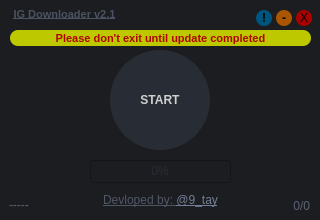
<?xml version="1.0" encoding="UTF-8"?>
<ui version="4.0">
 <class>Form</class>
 <widget class="QWidget" name="Form">
  <property name="geometry">
   <rect>
    <x>0</x>
    <y>0</y>
    <width>320</width>
    <height>220</height>
   </rect>
  </property>
  <property name="minimumSize">
   <size>
    <width>320</width>
    <height>220</height>
   </size>
  </property>
  <property name="maximumSize">
   <size>
    <width>320</width>
    <height>220</height>
   </size>
  </property>
  <property name="font">
   <font/>
  </property>
  <property name="windowTitle">
   <string/>
  </property>
  <property name="styleSheet">
   <string notr="true">QToolTip {
  background-color: #148CD2;
  border: 1px solid #19232D;
  color: #C6C8D1;
  padding: 0px;
}</string>
  </property>
  <widget class="QFrame" name="bg">
   <property name="geometry">
    <rect>
     <x>0</x>
     <y>0</y>
     <width>320</width>
     <height>220</height>
    </rect>
   </property>
   <property name="maximumSize">
    <size>
     <width>320</width>
     <height>220</height>
    </size>
   </property>
   <property name="styleSheet">
    <string notr="true">background-color: rgb(28, 29, 32);</string>
   </property>
   <property name="frameShape">
    <enum>QFrame::NoFrame</enum>
   </property>
   <property name="frameShadow">
    <enum>QFrame::Raised</enum>
   </property>
   <widget class="QToolButton" name="btn_run">
    <property name="geometry">
     <rect>
      <x>110</x>
      <y>50</y>
      <width>100</width>
      <height>100</height>
     </rect>
    </property>
    <property name="font">
     <font>
      <bold>true</bold>
     </font>
    </property>
    <property name="styleSheet">
     <string notr="true">QToolButton {
border-radius: 50;
color: rgb(208, 208, 208);
background-color: rgb(40, 44, 52);
 }

QToolButton::hover
{
    background-color: rgb(64, 70, 83);
}

QToolButton::checked
{
    background-color: rgb(85, 170, 127);
	color: rgb(149, 0, 0);
}
QToolButton::checked::hover
{
    background-color: rgb(0, 211, 102);
	color: rgb(170, 0, 0);
}</string>
    </property>
    <property name="text">
     <string>START</string>
    </property>
    <property name="checkable">
     <bool>true</bool>
    </property>
   </widget>
   <widget class="QLabel" name="lbl_dev">
    <property name="geometry">
     <rect>
      <x>-20</x>
      <y>190</y>
      <width>361</width>
      <height>20</height>
     </rect>
    </property>
    <property name="font">
     <font>
      <italic>false</italic>
      <bold>false</bold>
      <underline>true</underline>
     </font>
    </property>
    <property name="toolTip">
     <string>Follow Me!</string>
    </property>
    <property name="styleSheet">
     <string notr="true">QLabel {
color: rgb(78, 86, 102);
}</string>
    </property>
    <property name="text">
     <string>&lt;html&gt;&lt;head/&gt;&lt;body&gt;&lt;p&gt;Devloped by: &lt;a href=&quot;https://www.instagram.com/9_tay&quot;&gt;&lt;span style=&quot; text-decoration: underline; color:#737f96;&quot;&gt;@9_tay&lt;/span&gt;&lt;/a&gt;&lt;/p&gt;&lt;/body&gt;&lt;/html&gt;</string>
    </property>
    <property name="textFormat">
     <enum>Qt::AutoText</enum>
    </property>
    <property name="scaledContents">
     <bool>true</bool>
    </property>
    <property name="alignment">
     <set>Qt::AlignCenter</set>
    </property>
    <property name="openExternalLinks">
     <bool>true</bool>
    </property>
   </widget>
   <widget class="QToolButton" name="btn_exit">
    <property name="geometry">
     <rect>
      <x>296</x>
      <y>10</y>
      <width>16</width>
      <height>16</height>
     </rect>
    </property>
    <property name="font">
     <font>
      <bold>false</bold>
     </font>
    </property>
    <property name="toolTip">
     <string>Exit</string>
    </property>
    <property name="styleSheet">
     <string notr="true">



QToolButton {
border-radius: 8;
background-color: rgb(170, 0, 0);
 }

QToolButton::hover
{
    background-color: rgb(255, 0, 0);
}</string>
    </property>
    <property name="text">
     <string>X</string>
    </property>
   </widget>
   <widget class="QToolButton" name="btn_min">
    <property name="geometry">
     <rect>
      <x>276</x>
      <y>10</y>
      <width>16</width>
      <height>16</height>
     </rect>
    </property>
    <property name="font">
     <font>
      <bold>true</bold>
     </font>
    </property>
    <property name="toolTip">
     <string>System tray</string>
    </property>
    <property name="styleSheet">
     <string notr="true">QToolButton {
border-radius: 8;
background-color: rgb(170, 85, 0);
 }

QToolButton::hover
{
    background-color: rgb(255, 170, 0);
}
</string>
    </property>
    <property name="text">
     <string>-</string>
    </property>
   </widget>
   <widget class="QProgressBar" name="progressBar">
    <property name="geometry">
     <rect>
      <x>90</x>
      <y>160</y>
      <width>141</width>
      <height>23</height>
     </rect>
    </property>
    <property name="font">
     <font/>
    </property>
    <property name="styleSheet">
     <string notr="true">QProgressBar
{	color: rgb(40, 44, 52);
}

QProgressBar:horizontal
{
    background-color: #626568;
    border: 0.1ex solid #31363b;
    border-radius: 0.3ex;
    height: 0.5ex;
    text-align: center;
    margin-top: 0.5ex;
    margin-bottom: 0.5ex;
    margin-right: 0ex;
    padding: 0px;
}

QProgressBar::chunk:horizontal
{
    background-color: #3daee9;
    border: 0.1ex transparent;
    border-radius: 0.3ex;
}</string>
    </property>
    <property name="value">
     <number>0</number>
    </property>
    <property name="alignment">
     <set>Qt::AlignCenter</set>
    </property>
    <property name="textVisible">
     <bool>true</bool>
    </property>
    <property name="orientation">
     <enum>Qt::Horizontal</enum>
    </property>
    <property name="textDirection">
     <enum>QProgressBar::TopToBottom</enum>
    </property>
   </widget>
   <widget class="QLabel" name="lbl_count">
    <property name="geometry">
     <rect>
      <x>249</x>
      <y>195</y>
      <width>61</width>
      <height>21</height>
     </rect>
    </property>
    <property name="font">
     <font/>
    </property>
    <property name="toolTip">
     <string>Counter</string>
    </property>
    <property name="styleSheet">
     <string notr="true">QLabel {
color: rgb(90, 99, 117);
}</string>
    </property>
    <property name="text">
     <string>0/0</string>
    </property>
    <property name="alignment">
     <set>Qt::AlignRight|Qt::AlignTrailing|Qt::AlignVCenter</set>
    </property>
   </widget>
   <widget class="QLabel" name="lbl_status">
    <property name="geometry">
     <rect>
      <x>9</x>
      <y>195</y>
      <width>61</width>
      <height>20</height>
     </rect>
    </property>
    <property name="font">
     <font/>
    </property>
    <property name="toolTip">
     <string>Status</string>
    </property>
    <property name="styleSheet">
     <string notr="true">QLabel {
color: rgb(90, 99, 117);
}
</string>
    </property>
    <property name="text">
     <string>-----</string>
    </property>
    <property name="alignment">
     <set>Qt::AlignLeading|Qt::AlignLeft|Qt::AlignVCenter</set>
    </property>
   </widget>
   <widget class="QLabel" name="lbl_name">
    <property name="geometry">
     <rect>
      <x>-1</x>
      <y>5</y>
      <width>131</width>
      <height>20</height>
     </rect>
    </property>
    <property name="font">
     <font>
      <pointsize>8</pointsize>
      <italic>false</italic>
      <bold>true</bold>
      <underline>true</underline>
     </font>
    </property>
    <property name="styleSheet">
     <string notr="true">color: rgb(78, 86, 102);</string>
    </property>
    <property name="text">
     <string>&lt;html&gt;&lt;head/&gt;&lt;body&gt;&lt;p&gt;&lt;a href=&quot;https://www.instagram.com/9_tay&quot;&gt;&lt;span style=&quot; text-decoration: underline; color:#4a5261;&quot;&gt;IG Downloader v2.1&lt;/span&gt;&lt;/a&gt;&lt;/p&gt;&lt;/body&gt;&lt;/html&gt;</string>
    </property>
    <property name="textFormat">
     <enum>Qt::AutoText</enum>
    </property>
    <property name="scaledContents">
     <bool>true</bool>
    </property>
    <property name="alignment">
     <set>Qt::AlignCenter</set>
    </property>
    <property name="openExternalLinks">
     <bool>true</bool>
    </property>
   </widget>
   <widget class="QToolButton" name="btn_info">
    <property name="geometry">
     <rect>
      <x>256</x>
      <y>10</y>
      <width>16</width>
      <height>16</height>
     </rect>
    </property>
    <property name="font">
     <font>
      <bold>true</bold>
     </font>
    </property>
    <property name="toolTip">
     <string>Info</string>
    </property>
    <property name="styleSheet">
     <string notr="true">QToolButton {
border-radius: 8;
background-color: rgb(0, 85, 127);
 }

QToolButton::hover
{
    background-color: rgb(0, 170, 255);
}</string>
    </property>
    <property name="text">
     <string>!</string>
    </property>
   </widget>
   <widget class="QToolButton" name="btn_folder">
    <property name="geometry">
     <rect>
      <x>237</x>
      <y>10</y>
      <width>14</width>
      <height>14</height>
     </rect>
    </property>
    <property name="font">
     <font>
      <bold>true</bold>
     </font>
    </property>
    <property name="toolTip">
     <string>Download Folder</string>
    </property>
    <property name="styleSheet">
     <string notr="true">QToolButton {
border-radius: 8;
background-color: transparent;
 }

QToolButton::hover
{
    background-color: rgb(249, 190, 44);
}</string>
    </property>
    <property name="icon">
     <iconset resource="res.qrc">
      <normaloff>:/folder.png</normaloff>:/folder.png</iconset>
    </property>
    <property name="shortcut">
     <string>Ctrl+D</string>
    </property>
    <property name="checkable">
     <bool>false</bool>
    </property>
    <property name="checked">
     <bool>false</bool>
    </property>
    <property name="popupMode">
     <enum>QToolButton::DelayedPopup</enum>
    </property>
    <property name="toolButtonStyle">
     <enum>Qt::ToolButtonFollowStyle</enum>
    </property>
   </widget>
   <widget class="QLabel" name="lbl_update">
    <property name="geometry">
     <rect>
      <x>10</x>
      <y>30</y>
      <width>301</width>
      <height>16</height>
     </rect>
    </property>
    <property name="font">
     <font>
      <pointsize>8</pointsize>
      <bold>true</bold>
     </font>
    </property>
    <property name="toolTip">
     <string>Status</string>
    </property>
    <property name="styleSheet">
     <string notr="true">QLabel {
    color: rgb(175, 5, 0);
    border-radius: 8;
	background-color: rgb(190, 200, 0);
}

QLabel::hover
{
    color: rgb(205, 0, 0);
	 background-color: rgb(200, 200, 0);
}</string>
    </property>
    <property name="text">
     <string>Please don't exit until update completed</string>
    </property>
    <property name="alignment">
     <set>Qt::AlignCenter</set>
    </property>
   </widget>
   <widget class="QToolButton" name="btn_cookie">
    <property name="geometry">
     <rect>
      <x>210</x>
      <y>7</y>
      <width>20</width>
      <height>20</height>
     </rect>
    </property>
    <property name="font">
     <font>
      <bold>true</bold>
     </font>
    </property>
    <property name="toolTip">
     <string>Cookies</string>
    </property>
    <property name="styleSheet">
     <string notr="true">QToolButton {
border-radius: 8;
background-color: transparent;
 }

QToolButton::hover
{
	
	
	
	background-color: rgb(0, 0, 0);
}</string>
    </property>
    <property name="icon">
     <iconset resource="res.qrc">
      <normaloff>:/cookie.png</normaloff>:/cookie.png</iconset>
    </property>
    <property name="shortcut">
     <string>Ctrl+D</string>
    </property>
    <property name="checkable">
     <bool>false</bool>
    </property>
    <property name="checked">
     <bool>false</bool>
    </property>
    <property name="popupMode">
     <enum>QToolButton::DelayedPopup</enum>
    </property>
    <property name="toolButtonStyle">
     <enum>Qt::ToolButtonFollowStyle</enum>
    </property>
   </widget>
  </widget>
 </widget>
 <resources>
  <include location="res.qrc"/>
 </resources>
 <connections/>
</ui>
